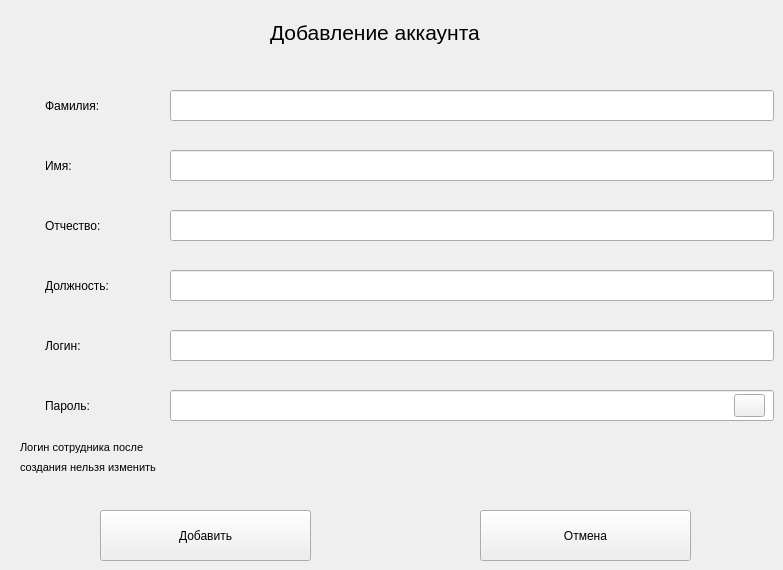
    <widget class="QWidget" name="addaccpage">
     <widget class="QLabel" name="label_56">
      <property name="geometry">
       <rect>
        <x>20</x>
        <y>440</y>
        <width>144</width>
        <height>14</height>
       </rect>
      </property>
      <property name="font">
       <font>
        <pointsize>8</pointsize>
       </font>
      </property>
      <property name="text">
       <string>Логин сотрудника после</string>
      </property>
     </widget>
     <widget class="QLabel" name="label_57">
      <property name="geometry">
       <rect>
        <x>20</x>
        <y>460</y>
        <width>156</width>
        <height>14</height>
       </rect>
      </property>
      <property name="font">
       <font>
        <pointsize>8</pointsize>
       </font>
      </property>
      <property name="text">
       <string>создания нельзя изменить</string>
      </property>
     </widget>
     <widget class="QPushButton" name="add">
      <property name="geometry">
       <rect>
        <x>100</x>
        <y>510</y>
        <width>211</width>
        <height>51</height>
       </rect>
      </property>
      <property name="text">
       <string>Добавить</string>
      </property>
     </widget>
     <widget class="QPushButton" name="returnAddAcc">
      <property name="geometry">
       <rect>
        <x>480</x>
        <y>510</y>
        <width>211</width>
        <height>51</height>
       </rect>
      </property>
      <property name="text">
       <string>Отмена</string>
      </property>
     </widget>
     <widget class="QLabel" name="label_71">
      <property name="geometry">
       <rect>
        <x>270</x>
        <y>20</y>
        <width>243</width>
        <height>25</height>
       </rect>
      </property>
      <property name="font">
       <font>
        <pointsize>16</pointsize>
       </font>
      </property>
      <property name="text">
       <string>Добавление аккаунта</string>
      </property>
     </widget>
     <widget class="QLineEdit" name="login_add">
      <property name="geometry">
       <rect>
        <x>170</x>
        <y>330</y>
        <width>604</width>
        <height>31</height>
       </rect>
      </property>
     </widget>
     <widget class="QLineEdit" name="surname_add">
      <property name="geometry">
       <rect>
        <x>170</x>
        <y>90</y>
        <width>604</width>
        <height>31</height>
       </rect>
      </property>
     </widget>
     <widget class="QLabel" name="label_50">
      <property name="geometry">
       <rect>
        <x>45</x>
        <y>90</y>
        <width>119</width>
        <height>31</height>
       </rect>
      </property>
      <property name="text">
       <string>Фамилия:</string>
      </property>
     </widget>
     <widget class="QLineEdit" name="password_add">
      <property name="geometry">
       <rect>
        <x>170</x>
        <y>390</y>
        <width>604</width>
        <height>31</height>
       </rect>
      </property>
     </widget>
     <widget class="QLineEdit" name="role_add">
      <property name="geometry">
       <rect>
        <x>170</x>
        <y>270</y>
        <width>604</width>
        <height>31</height>
       </rect>
      </property>
     </widget>
     <widget class="QLabel" name="label_53">
      <property name="geometry">
       <rect>
        <x>45</x>
        <y>270</y>
        <width>119</width>
        <height>31</height>
       </rect>
      </property>
      <property name="text">
       <string>Должность:</string>
      </property>
     </widget>
     <widget class="QLineEdit" name="patronymic_add">
      <property name="geometry">
       <rect>
        <x>170</x>
        <y>210</y>
        <width>604</width>
        <height>31</height>
       </rect>
      </property>
     </widget>
     <widget class="QLabel" name="label_51">
      <property name="geometry">
       <rect>
        <x>45</x>
        <y>150</y>
        <width>119</width>
        <height>31</height>
       </rect>
      </property>
      <property name="text">
       <string>Имя:</string>
      </property>
     </widget>
     <widget class="QLabel" name="label_54">
      <property name="geometry">
       <rect>
        <x>45</x>
        <y>330</y>
        <width>119</width>
        <height>31</height>
       </rect>
      </property>
      <property name="text">
       <string>Логин:</string>
      </property>
     </widget>
     <widget class="QLabel" name="label_52">
      <property name="geometry">
       <rect>
        <x>45</x>
        <y>210</y>
        <width>119</width>
        <height>31</height>
       </rect>
      </property>
      <property name="text">
       <string>Отчество:</string>
      </property>
     </widget>
     <widget class="QLabel" name="label_55">
      <property name="geometry">
       <rect>
        <x>45</x>
        <y>390</y>
        <width>119</width>
        <height>31</height>
       </rect>
      </property>
      <property name="text">
       <string>Пароль:</string>
      </property>
     </widget>
     <widget class="QLineEdit" name="name_add">
      <property name="geometry">
       <rect>
        <x>170</x>
        <y>150</y>
        <width>604</width>
        <height>31</height>
       </rect>
      </property>
     </widget>
     <widget class="QPushButton" name="see_2">
      <property name="geometry">
       <rect>
        <x>734</x>
        <y>394</y>
        <width>31</width>
        <height>23</height>
       </rect>
      </property>
      <property name="text">
       <string/>
      </property>
     </widget>
    </widget>
